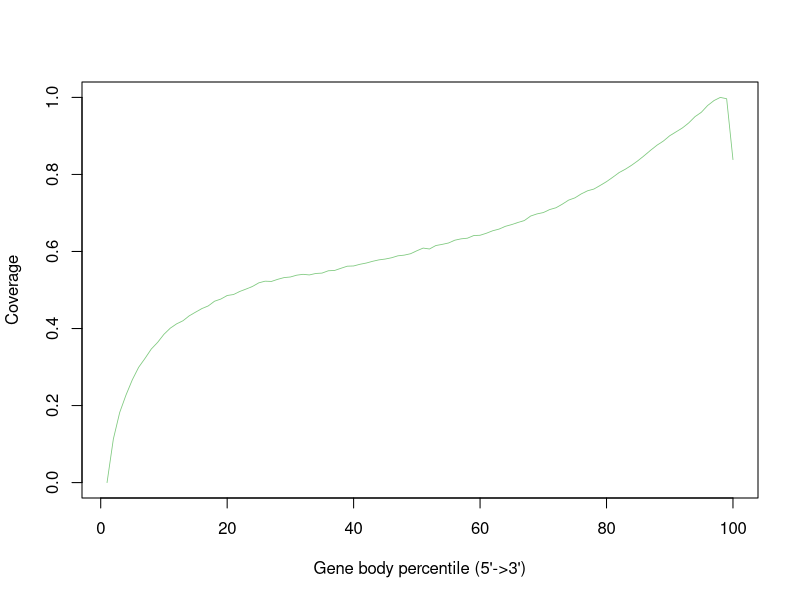

The R script that drew this image:
H9_CRX_hRO_2_sorted <- c(0.0,0.11312987624180007,0.18192551100129098,0.22738617442312303,0.2669117383655889,0.29936035794359633,0.32235411028335836,0.34675321017400307,0.3640288780982961,0.38498078558031157,0.4008960621993175,0.41209727722115713,0.42004955578361824,0.4329733825664383,0.442482667644547,0.45179528282099896,0.4585947782390989,0.47086148909633296,0.47648780151653497,0.48570673050234775,0.4882706584750043,0.49629912201327414,0.5025337110314259,0.5092020567208904,0.5185472132186676,0.5229031015160701,0.5222447276906682,0.5277464533377961,0.5322218421177126,0.5337930136791136,0.5384812609844051,0.5407122283449128,0.5391032104064412,0.5428778396062883,0.5438814248942202,0.5499059993344069,0.5507957720346448,0.5563813394390696,0.5617959418511199,0.5624230869463087,0.5667627319286968,0.5699881511306468,0.5745002924617072,0.5782088545755696,0.5803702546071264,0.5836959229552771,0.5887299833273583,0.590518880939509,0.5941385696968106,0.6018494408772046,0.6088305113991702,0.6064742462787358,0.6153982797946561,0.6184271384775419,0.6219877606347909,0.6292673362522078,0.6328184421238927,0.6345014573863194,0.6413851774007907,0.6420962189445728,0.6473519431407406,0.6537895462509253,0.6581219172908994,0.6652950636456288,0.6698256906348539,0.675394960032968,0.6803072775793851,0.6920027925375913,0.6975530840558737,0.7010078238633987,0.7087857465731118,0.7134679231445089,0.7227632011800194,0.7333237623564729,0.7392061941174588,0.7494771648797652,0.7575578039147483,0.7620678669765476,0.7715145852116375,0.7813420095605855,0.7928632780486364,0.8049641648953523,0.8137962623421164,0.8242793259516491,0.8360915521362557,0.8493184780834201,0.8631320228751816,0.8761285890821405,0.8868006111205453,0.90050876578425,0.9106003490945446,0.920703472268368,0.9337421507735126,0.9501319837709047,0.9614590434656343,0.9790897125945032,0.991793844439905,1.0,0.9965816845958408,0.8385337919745445)


pdf("/users/sparthib/retina_lrs/plots/gene_body_percentile/H9-CRX_hRO_2.geneBodyCoverage.curves.pdf")
x=1:100
icolor = colorRampPalette(c("#7fc97f","#beaed4","#fdc086","#ffff99","#386cb0","#f0027f"))(1)
plot(x,H9_CRX_hRO_2_sorted,type='l',xlab="Gene body percentile (5'->3')", ylab="Coverage",lwd=0.8,col=icolor[1])
dev.off()
